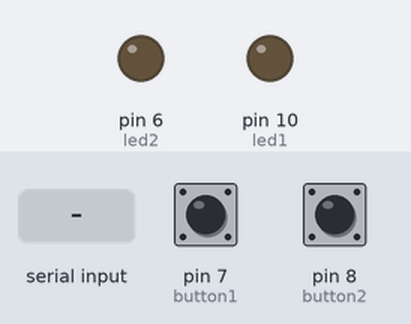
Bench run of a sketch on a simulated Arduino Uno, built with avr-gcc and run on an emulated ATmega328P. On the bench: output pins drawn as LEDs (lit = HIGH). The inputs (shaded band) are chosen by the test bench; at power-on: pin 7 (button1) LOW, pin 8 (button2) LOW. EEPROM starts erased.

Above: at 1.2 s.
1.3 s: pin 7 (button1) pulled HIGH for 0.15 s
At 2.4 s:
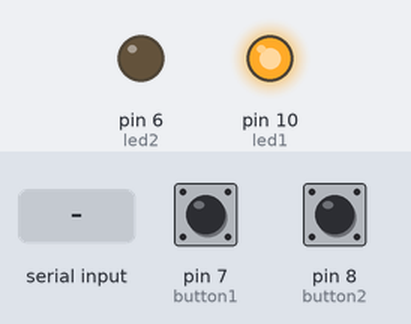
2.9 s: pin 8 (button2) pulled HIGH for 0.15 s
At 3.7 s:
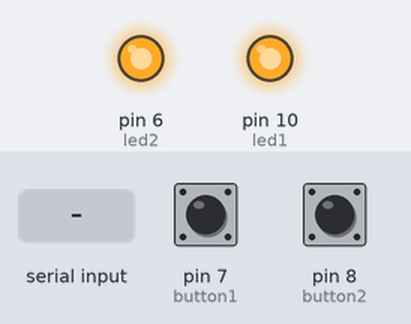
4.5 s: "0" received over Serial
At 5.4 s:
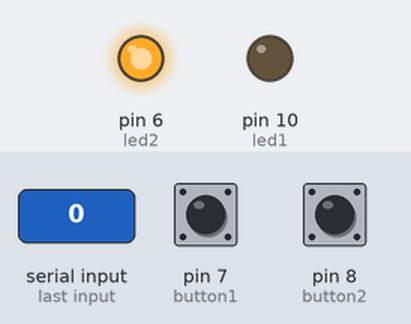
6.0 s: "1" received over Serial
At 6.5 s:
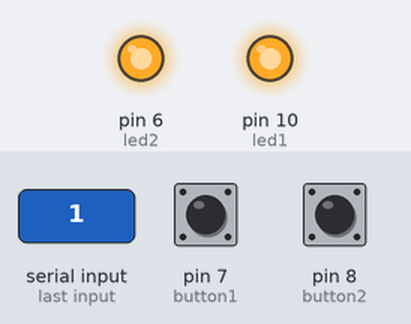
7.5 s: pin 7 (button1) pulled HIGH for 3.2 s
Timing chart, 0 to 10.5 s (numbered marks = the images above; inputs shaded):
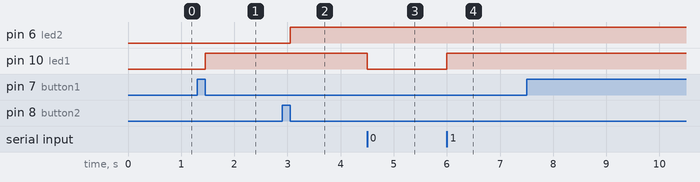

Measured:
- after the input at 1.3 s, pin 10 (led1): LOW → HIGH after 0.15 s
- after the input at 2.9 s, pin 6 (led2): LOW → HIGH after 0.15 s
- after the input at 4.5 s, pin 10 (led1): HIGH → LOW at once
- after the input at 6.0 s, pin 10 (led1): LOW → HIGH at once

The sketch:

LEDButtonEEPROM_v1.ino
```cpp
#include<EEPROM.h>
// LEDs -  10,6  . Buttons-7,8
const int button1 = 7, button2=8 ;     // the number of the pushbutton pin
const int led1=10, led2=6;        // the number of the LED pin

int led1status=0, led2status=0;
int data=-1;

void setup() {
  Serial.begin(9600);
  led1status = EEPROM.read(101);
  led2status = EEPROM.read(102);
  pinMode(led1, OUTPUT);  pinMode(led2, OUTPUT);
  pinMode(button1, INPUT);pinMode(button2, INPUT);
}

void loop() {
  ///////// Receive data from serial
  if(Serial.available() > 0){
    data = Serial.read() ;
  }
  if (data=='1')led1status=1;
  if (data=='0')led1status=0;

  ///////// end .........

  ////////// check buttons
  if (digitalRead(button1) == HIGH) {
    if (led1status ==1) led1status=0;
    else led1status=1 ;
    EEPROM.write(101, led1status);
    while(digitalRead(button1) == HIGH);
  }
  if (digitalRead(button2) == HIGH) {
    if (led2status ==1) led2status=0;
    else led2status=1 ;
    EEPROM.write(102, led2status);
    while(digitalRead(button2) == HIGH);
  }
  ////////// end check buttons

  if (led1status==1 ) digitalWrite(led1, HIGH);
  else digitalWrite(led1, LOW);

  if (led2status==1 ) digitalWrite(led2, HIGH);
  else digitalWrite(led2, LOW);
}
```
